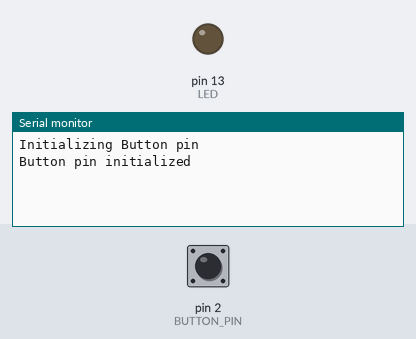
Simulated run of this sketch. Board: Arduino Uno, built with avr-gcc and run on an emulated ATmega328P. Shown: output pins drawn as LEDs (lit = HIGH), the last lines printed to the serial monitor. The inputs (shaded band) are chosen by the test bench; at power-on: pin 2 (BUTTON_PIN) HIGH.

Above: at 1.2 s.
1.3 s: pin 2 (BUTTON_PIN) pulled LOW for 0.15 s
At 1.41 s:
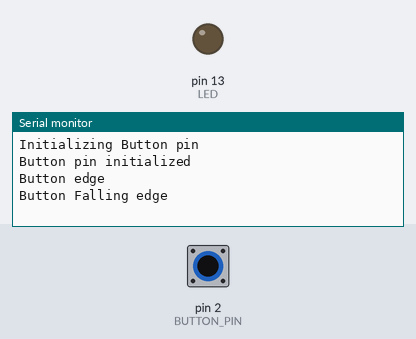
At 2.4 s:
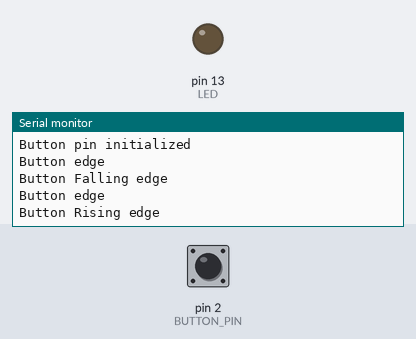

Measured:
- after the input at 1.3 s, the serial monitor: prints a new line at once (image 1)

The sketch:

Nano_button3StateR2.ino
```cpp
#define HALT while(true);
#define STATE_NORMAL 0
#define STATE_SHORT 1
#define STATE_LONG 2

const int LED = 13;

// Button input related values
static const byte BUTTON_PIN = 2;
volatile int  resultButton = 0; // global value set by checkButton()
static boolean flag1 = false;
char buttonState = 0;

void setup() {
  Serial.begin(115200);
  pinMode(LED,OUTPUT);
  digitalWrite(LED, LOW);
  Serial.println(F("Initializing Button pin"));
  pinMode(BUTTON_PIN, INPUT_PULLUP);
  attachInterrupt(digitalPinToInterrupt(BUTTON_PIN), checkButton, CHANGE);
  Serial.println(F("Button pin initialized"));
}

void loop() {
  //while (true) {
    if(flag1==true)
    {


      switch(buttonState)
      {
        case 0:
          //detachInterrupt(digitalPinToInterrupt(BUTTON_PIN));
          delay(100);
          flag1=false;
          //attachInterrupt(digitalPinToInterrupt(BUTTON_PIN), checkButton, RISING);
          Serial.println(F("Button Falling edge"));
          buttonState=1;
          break;
        case 1:
          //detachInterrupt(digitalPinToInterrupt(BUTTON_PIN));
          delay(100);
          flag1=false;
          //attachInterrupt(digitalPinToInterrupt(BUTTON_PIN), checkButton, FALLING);
          Serial.println(F("Button Rising edge"));
          buttonState=0;
          break;
        case 2:
          break;
        }

    }//flag1
  //}
}


//*****************************************************************
void checkButton() {
  if(flag1==false){
  flag1=true;
  Serial.println(F("Button edge"));
  }
}
```
